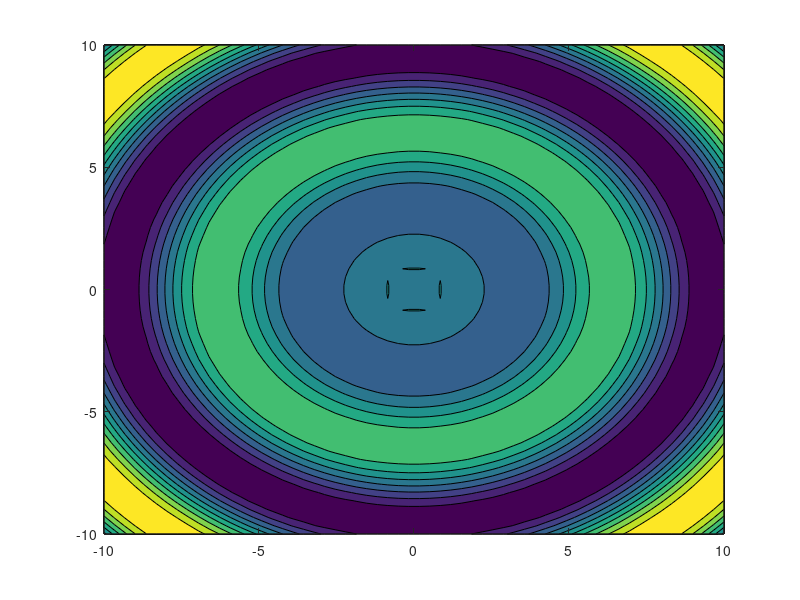

The MATLAB source for this figure:
%{
CONTORNO_CHEIO.M

Material de apoio do livro "Computação científica com GNU Octave".
Exemplo #1 do capítulo 5, "Gravando e reaproveitando código".

* Autor: Alexandre 'Jaguar' Fioravante de Siqueira
* Editora: Casa do Código
* Contato: http://www.programandociencia.com/sobre/
           http://www.casadocodigo.com.br/
* Fórum de discussão: http://groups.google.com/d/forum/compcieoctave
* Material de apoio: http://www.github.com/alexandrejaguar/compcieoctave

* Para citar esse material, por favor utilize a referência abaixo:
SIQUEIRA, A.F. Computação científica com GNU Octave. São Paulo: 
Casa do Código, 2015. xxx p.

Este programa é um software livre; você pode redistribuí-lo e/ou 
modificá-lo dentro dos termos da Licença Pública Geral GNU como 
publicada pela Fundação do Software Livre (FSF); na versão 3 da 
Licença, ou qualquer versão posterior.

Este programa é distribuído na esperança de que possa ser útil, 
mas SEM NENHUMA GARANTIA; sem uma garantia implícita de ADEQUAÇÃO
a qualquer MERCADO ou APLICAÇÃO EM PARTICULAR. Veja a
Licença Pública Geral GNU para maiores detalhes.

Você deve ter recebido uma cópia da Licença Pública Geral GNU junto
com este programa. Se não, veja <http://www.gnu.org/licenses/>.
%}

grade = linspace(-10,10,60);
[xx,yy] = meshgrid(grade);
zz = cos(sqrt(xx.^2 + yy.^2)) .* sqrt(xx.^2 + yy.^2);
contourf(xx,yy,zz)

